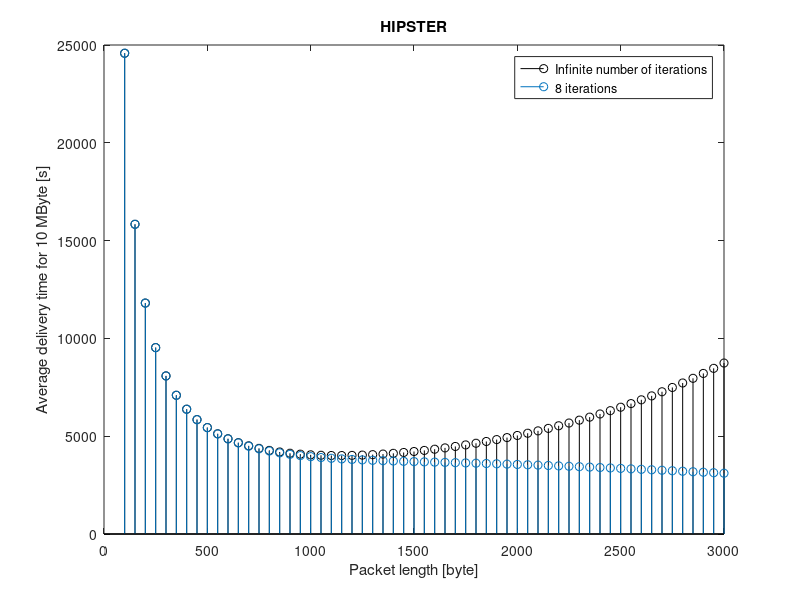
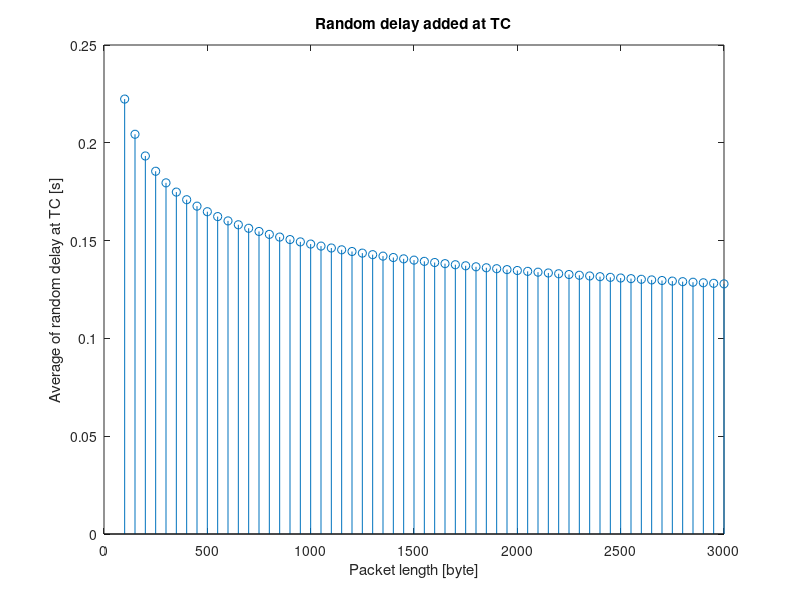
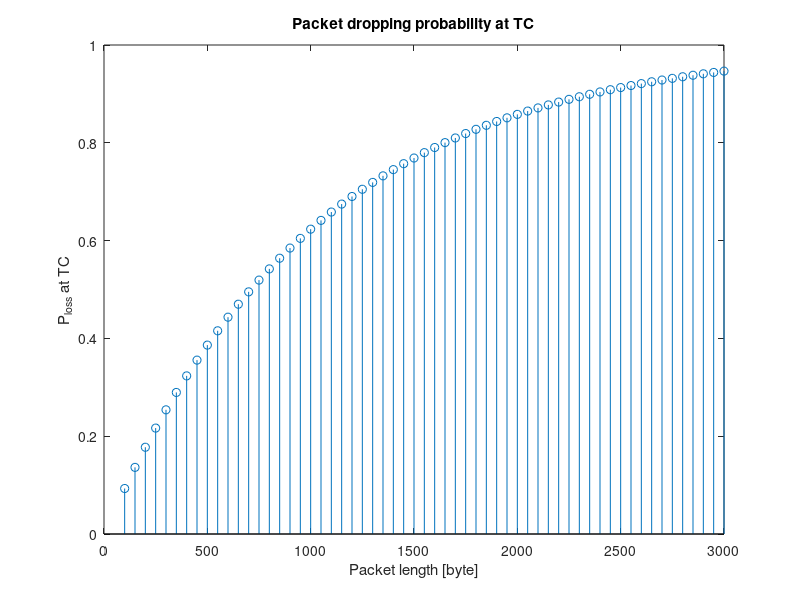
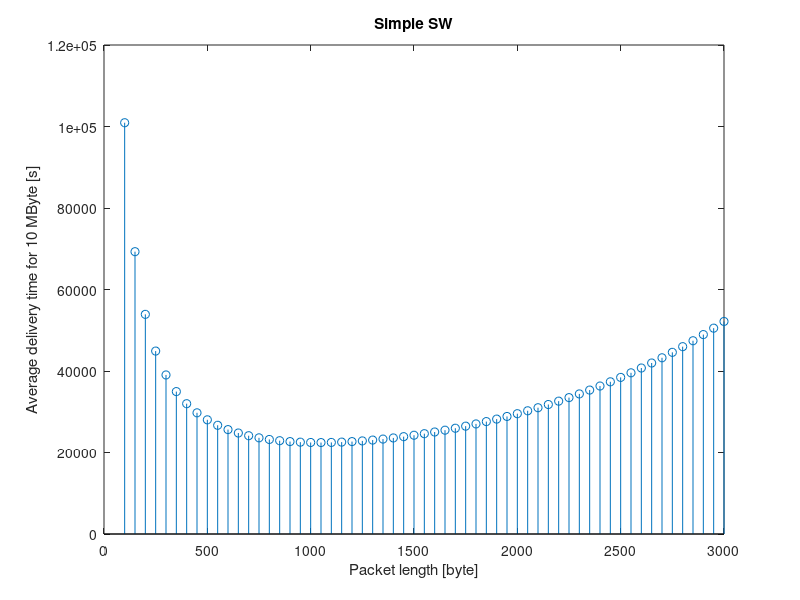

Recreate these plots in MATLAB, in order.
clear all
close all
clc
% compute message delivery time over L for HIPSTER protocol 
%note that the computed times are average time as rand_dl is the average of
%an exp distr

% Given:
tau1 = 40*10^-3; %s
tau2 = 100*10^-3; %s
R1 = 7*10^6; %bit/s
R2 = 2*10^6; %bit/s
H = 20+8+12; %bytes
M = 10*10^6; %bytes

L = 100:50:3000; %bytes
rand_dl = 1024./log(L).*10^-3; %average!! in s
P_loss = 1 - exp(-L./1024);
number_packets = M./L;


k = 2*(tau1 + tau2) + H*8*(1/R1 + 1/R2) + 1024/log(12)*10^-3; %constant in L

T_mat_HIP = k + (L + H)*8/R1 + number_packets.*(rand_dl + (L + 40)*8/R2)./(1-P_loss);%(1 + P_loss + P_loss.^2);
T_mat_ni = k + (L + H)*8/R1 + number_packets.*(rand_dl + (L + 40)*8/R2).*(1-P_loss.^8)./(1-P_loss);

[minval, index] = min(T_mat_HIP);
L_min = index*50


figure
stem(L, T_mat_HIP, 'k')
hold on
stem(L, T_mat_ni)
hold off
xlabel('Packet length [byte]');
ylabel('Average delivery time for 10 MByte [s]');
legend('Infinite number of iterations', '8 iterations');
title('HIPSTER');
figure
stem(L, rand_dl)
xlabel('Packet length [byte]');
ylabel('Average of random delay at TC [s]');
title('Random delay added at TC');
figure
stem(L, P_loss)
title('Packet dropping probability at TC');
xlabel('Packet length [byte]');
ylabel('P_{loss} at TC');


% compute message delivery time for simple stop and wait
t_onetx = (L+H).*8/R1 + tau1 + rand_dl + tau2 + (L+H).*8/R2;
t_oneack = (H)*8/R1 + tau1 + 1024/log(12)*10^-3 + tau2 + (H)*8/R2;

T_mat_SW = number_packets.*(1./(1-P_loss)).*(t_onetx+t_oneack);
figure
stem(L, T_mat_SW)
title('Simple SW');
xlabel('Packet length [byte]');
ylabel('Average delivery time for 10 MByte [s]');
